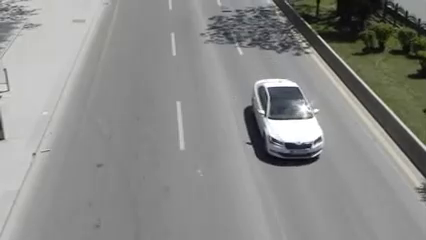
#> input picture frame 91 of MSc/Sistemas Multimodais/Project 2/resources/video.mp4, 426 x 240 px, given in place of video_2.mp4, which was not available
$ python main.py
#> lines starting #> are read from the running program, lines starting #| are printed output that depends on the picture; pictures that were not available may be replaced by others from this repository, and a replacement may not be noted
import cv2
import numpy as np
import math, sys

VIDEO_SRC = 'video_2.mp4'
KERNEL = np.ones((9,9)) # creates a 9x9 matrix of 1s
ELIPTICAL_KERNEL = cv2.getStructuringElement(cv2.MORPH_ELLIPSE, (9, 9))

# These values should be dynamic
MIN_CONTOUR_WIDTH = 60
MIN_COUNTOUR_HEIGH = 60

# frame percentage to multiply for line height
FRAME_PERCENTAGE = 0.85

def get_centroid(x, y, w, h):
    x1 = int(w/2)
    y1 = int(h/2)
    cx = x + x1
    cy = y + y1
    return cx, cy

def counter(vehicle):
    centroid_y = vehicle[1][1]
    line_y = line[0][1]
    MIN_BOUND = math.ceil(line_y * 0.995)
    MAX_BOUND = math.floor( line_y * 1.015)
    if MIN_BOUND <= centroid_y <= MAX_BOUND:
        return 1
    return 0


def detect_vehicles(frame):
    # Find countours with simple approx method
    # eliminating redundant points
    contours, hierarchy = cv2.findContours(frame, cv2.RETR_EXTERNAL, cv2.CHAIN_APPROX_SIMPLE)

    vehicles = []
    for (i, contour) in enumerate(contours):
        (x, y, w, h) = cv2.boundingRect(contour)
        valid_contour = (w >= MIN_CONTOUR_WIDTH) and (h >= MIN_COUNTOUR_HEIGH)

        if not valid_contour:
            continue

        centroid = get_centroid(x, y, w, h)

        vehicles.append(((x, y, w, h), centroid))

    return vehicles

def process_frame(frame, mask, line):
    global n_of_cars
    processed = frame.copy()

    cv2.line(processed, line[0], line[1], (255,0,0), 3)

    vehicles = detect_vehicles(mask)

    for (i, vehicle) in enumerate(vehicles):
        contour, centroid = vehicle
        x, y, w, h = contour

        cv2.rectangle(processed, (x, y), (x + w, y + h), (255, 0, 0), 3)
        cv2.circle(processed, centroid, 2, (0, 255, 0), 2)

        n_of_cars += counter(vehicle)

    cv2.putText(processed, 'Count: ' + str(n_of_cars), (30, 30), cv2.FONT_HERSHEY_SIMPLEX,  1, (255, 0, 0), 2, cv2.LINE_AA)

    return processed

def frame_to_grayscale(frame):
    return cv2.cvtColor(frame, cv2.COLOR_BGR2GRAY)


# implement backtrack subtraction
# This can be achieved by using frame difference
def background_subtractor(c_frame, p_frame):
    c_gray = frame_to_grayscale(c_frame)
    p_gray = frame_to_grayscale(p_frame)

    return cv2.absdiff(c_gray, p_gray)

# Note: I would really like that python had an
# pipe operator, like Elixir
def mask_preprocessor(mask):
    # apply segmentation to the mask, by using binary threshold
    _, segmented_frame = cv2.threshold(mask, 50, 255, cv2.THRESH_BINARY)
    # apply median filter in order to remove "salt and pepper" noise
    median_filtered = cv2.medianBlur(segmented_frame, 5)

    # dilate the frame to fill and widen the space
    dilated_frame = cv2.dilate(median_filtered, KERNEL)
    filled =  cv2.morphologyEx(dilated_frame, cv2.MORPH_CLOSE, ELIPTICAL_KERNEL)

    return filled

########################################################################

capture = cv2.VideoCapture(VIDEO_SRC)

_, current_frame = capture.read()
#> current_frame is the input picture: shape (240, 426, 3); mean B, G, R 137.2, 139.3, 138.9
previous_frame = current_frame

line_height = math.floor(current_frame.shape[0] * FRAME_PERCENTAGE)
#> line_height = 204
line = ((0, line_height), (current_frame.shape[1], line_height))
#> line = ((0, 204), (426, 204))

n_of_cars = 0
res = None

while capture.isOpened():

    if res is False:
        sys.exit(0)

    foreground_mask = background_subtractor(current_frame, previous_frame)
#> in frame_to_grayscale, `return cv2.cvtColor(frame, cv2.COLOR_BGR2GRAY)`:
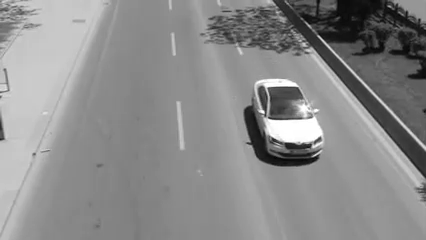
#> returned value: shape (240, 426); min 5, max 255, mean 139
#> in background_subtractor, `return cv2.absdiff(c_gray, p_gray)`: returned value: shape (240, 426); every value is 0

    cv2.imshow('Framme Difference', foreground_mask)

    tr = mask_preprocessor(foreground_mask)
    cv2.imshow('Pre-Processed', tr)

    processed = process_frame(current_frame, tr, line)
#> in detect_vehicles, `contours, hierarchy = cv2.findContours(frame, cv2.RETR_EXTERNAL, cv2.C..`: contours = []
#> after the loop in process_frame, `for (i, vehicle) in enumerate(vehicles):`: n_of_cars = 0
#> in process_frame, `cv2.putText(processed, 'Count: ' + str(n_of_cars), (30, 30), cv2.FONT_..`:
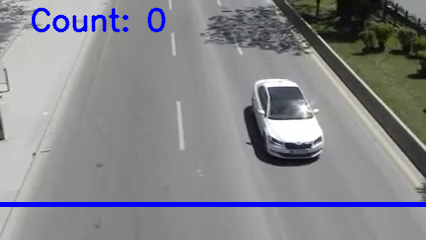
#> processed: shape (240, 426, 3); mean B, G, R 140.2, 134.7, 134.3
    cv2.imshow('Processed', processed)

    if cv2.waitKey(25) & 0xFF == ord('q'):
#> (key q is pressed here)
        break

    previous_frame = current_frame.copy()
    res, current_frame = capture.read()

capture.release()
cv2.destroyAllWindows()

$ run again, starting later in the video
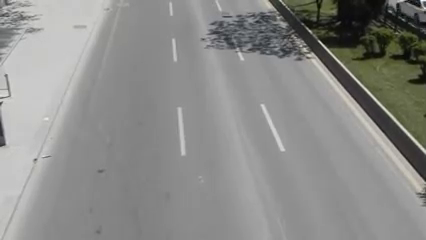
#> input picture frame 409 of MSc/Sistemas Multimodais/Project 2/resources/video.mp4, 426 x 240 px, given in place of video_2.mp4, which was not available
#> current_frame is the input picture: shape (240, 426, 3); mean B, G, R 137.5, 139.9, 139.7
#> in frame_to_grayscale, `return cv2.cvtColor(frame, cv2.COLOR_BGR2GRAY)`:
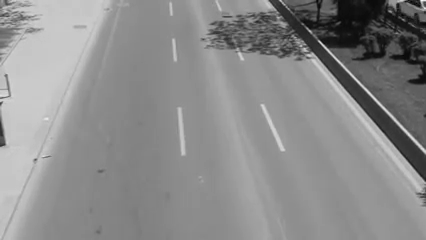
#> returned value: shape (240, 426); min 4, max 247, mean 139.6
#> contours = []
#> after the loop in process_frame, `for (i, vehicle) in enumerate(vehicles):`: n_of_cars = 0
#> in process_frame, `cv2.putText(processed, 'Count: ' + str(n_of_cars), (30, 30), cv2.FONT_..`:
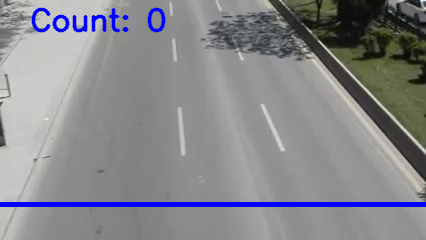
#> processed: shape (240, 426, 3); mean B, G, R 140.6, 135.3, 135

$ run again, starting later in the video
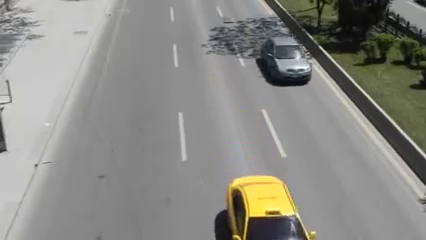
#> input picture frame 728 of MSc/Sistemas Multimodais/Project 2/resources/video.mp4, 426 x 240 px, given in place of video_2.mp4, which was not available
#> current_frame is the input picture: shape (240, 426, 3); mean B, G, R 133.2, 138.3, 138.8
#> in frame_to_grayscale, `return cv2.cvtColor(frame, cv2.COLOR_BGR2GRAY)`:
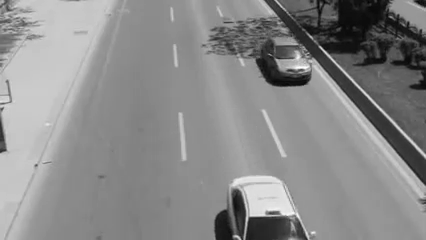
#> returned value: shape (240, 426); min 3, max 255, mean 137.9
#> contours = []
#> after the loop in process_frame, `for (i, vehicle) in enumerate(vehicles):`: n_of_cars = 0
#> in process_frame, `cv2.putText(processed, 'Count: ' + str(n_of_cars), (30, 30), cv2.FONT_..`:
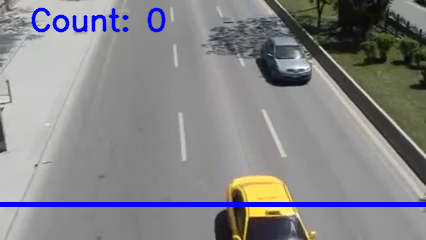
#> processed: shape (240, 426, 3); mean B, G, R 136.4, 133.5, 133.9
